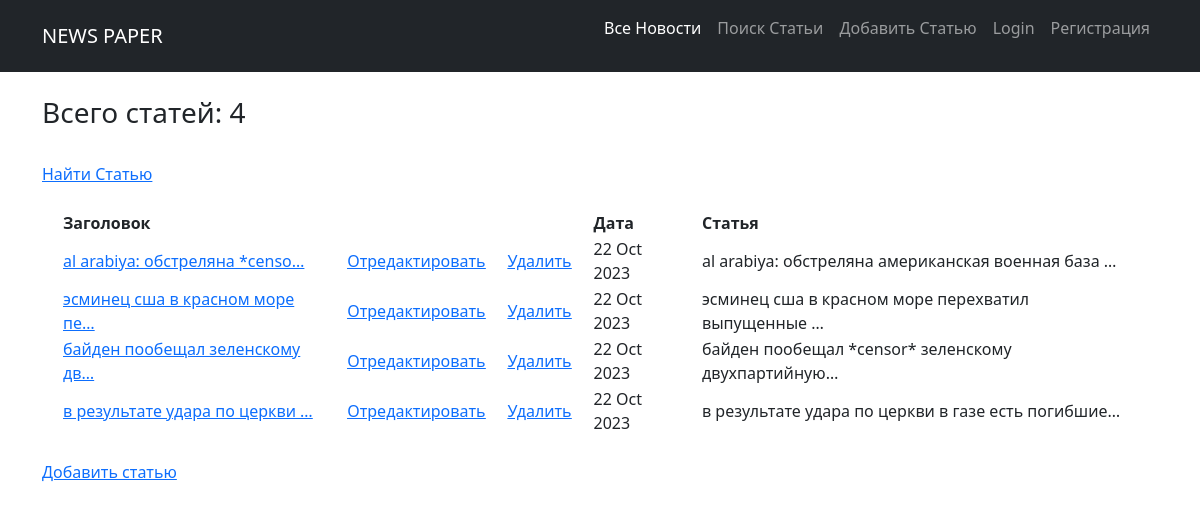
Page /news/ on the committed database.
### news/models.py (models this page shows, shortened)
class Post(models.Model):
    author = models.ForeignKey(Author, on_delete=models.CASCADE)
    NEWS = 'NW'
    ARTICLE = 'AR'
    CATEGORY_CHOICES = (
        (NEWS, 'Новость'),
        (ARTICLE, 'Статья')
    )
    categoryType = models.CharField(max_length=2, choices=CATEGORY_CHOICES, default=ARTICLE)
    dateCreation = models.DateTimeField(auto_now_add=True)
    postCategory = models.ManyToManyField(Category, through='PostCategory')
    title = models.CharField(max_length=128)
    text = models.TextField()
    rating = models.SmallIntegerField(default=0)

### news/views.py (the view)
# urls.py: path('', NewsList.as_view()), # т.к. сам по себе это класс, то нам надо представить этот класс в виде view.
class NewsList(ListView):
    model = Post  # указываем модель, объекты которой мы будем выводить
    template_name = 'news.html'  # указываем имя шаблона, в котором будет лежать HTML,
    context_object_name = 'news'  # это имя списка, в котором будут лежать все объекты,
    ordering = ['-dateCreation'] # сортировка по дате публикации, сначала более новые /  queryset = Post.objects.order_by('-dateCreation')
    paginate_by = 10 # поставим постраничный вывод в один элемент

### news/templatetags/custom_filters.py (called while the page is built)
@register.filter(name='censor') # регистрируем наш фильтр под именем censor,
def censor(censor_text): # первый аргумент здесь — это то значение, к которому надо применить фильтр,
    for word in censor_words:
        censor_text = censor_text.lower().replace(word.lower(), '*censor*')  # переводим в строчные буквы, заменяем на *censor*
    return censor_text # возвращаемое функцией значение — это то значение, которое подставится к нам в шаблон

### templates/news.html (shortened to what this page needs)
{% extends 'flatpages/default.html' %}
{% load custom_filters %}
{% block content %}
    <br>
    <h3> Всего статей: {{ news|length }} </h3>
    <br>
    {% if news %}
        <a href="{% url 'post_search' %}"> Найти Статью </a>
        <br>
        <br>
        <table style="border-collapse: separate; border-spacing: 20px 0;">
            <tr>
                <td><strong>Заголовок</strong></td>
                <td></td>
                <td></td>
                <td><strong>Дата</strong></td>
                <td><strong>Статья</strong></td>
            </tr>
            {% for post in news %}
                <tr>
                    <td class="text-start">
                        <a href="{% url 'post_detail' post.id %}"> {{ post.title|censor|truncatechars:30  }}</a>
                    </td>
                    <td>
                        <a href="{% url 'post_update' post.id %}"><u>Отредактировать</u></a>
                    </td>
                    <td>
                        <a href="{% url 'post_delete' post.id %}"><u> Удалить </u></a>
                    </td>
                    <td> {{ post.dateCreation|date:'d M Y' }} </td>
                    <td class="text-start"> {{ post.text|censor|truncatechars:50 }} </td>
                </tr>
            {% endfor %}
        </table>
        {% else %}
            <br>
            <h2>Нет совпадений</h2>
    {% endif %}
    <br>
    <a href="{% url 'post_create' %}">Добавить статью</a> <br><br>
{% endblock content %}

### rows in the picture
Post: title|censor "al arabiya: обстреляна *censo…", dateCreation "22 Oct 2023", text|censor "al arabiya: обстреляна американская военная база …"
Post: title|censor "эсминец сша в красном море пе…", dateCreation "22 Oct 2023", text|censor "эсминец сша в красном море перехватил выпущенные …"
Post: title|censor "байден пообещал зеленскому дв…", dateCreation "22 Oct 2023", text|censor "байден пообещал *censor* зеленскому двухпартийную…"
Post: title|censor "в результате удара по церкви …", dateCreation "22 Oct 2023", text|censor "в результате удара по церкви в газе есть погибшие…"

### other values in the picture
{{ news|length }} "4"
